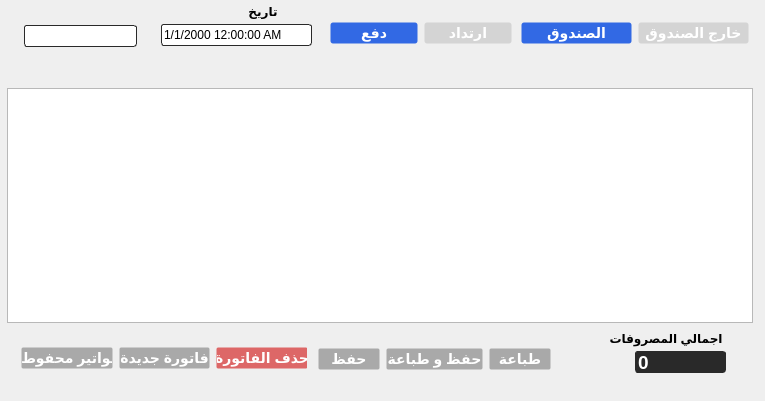
<?xml version="1.0" encoding="UTF-8"?>
<ui version="4.0">
 <class>expenses</class>
 <widget class="QWidget" name="expenses">
  <property name="geometry">
   <rect>
    <x>0</x>
    <y>0</y>
    <width>765</width>
    <height>401</height>
   </rect>
  </property>
  <property name="windowTitle">
   <string>Form</string>
  </property>
  <widget class="QLabel" name="label_23">
   <property name="geometry">
    <rect>
     <x>607</x>
     <y>327</y>
     <width>118</width>
     <height>23</height>
    </rect>
   </property>
   <property name="styleSheet">
    <string notr="true">    font: bold 12px;</string>
   </property>
   <property name="text">
    <string>اجمالي المصروفات</string>
   </property>
   <property name="alignment">
    <set>Qt::AlignCenter</set>
   </property>
  </widget>
  <widget class="QDateTimeEdit" name="dateTimeEdit">
   <property name="geometry">
    <rect>
     <x>161</x>
     <y>24</y>
     <width>151</width>
     <height>22</height>
    </rect>
   </property>
   <property name="styleSheet">
    <string notr="true">QDateTimeEdit{
  border-style: solid !important;
    border-width:1px !important;
    border-color: rgb( 41, 41, 41 ) !important;
    border-radius: 3px !important;
}

QDateTimeEdit::down-arrow:on { /* shift the arrow when popup is open */
    top: 1px;
    left: 1px;
}
QDateTimeEdit:on { /* shift the text when the popup opens */
    padding-top: 3px;
    padding-left: 4px;
}

QDateTimeEdit::down-arrow {
image: url(:/Rc/Img/Menu.png);

}

QDateTimeEdit::down-arrow:on {
    
	image: url(:/Rc/Img/Menu EXPAND.png);

}

QDateTimeEdit::drop-down {
    subcontrol-origin: padding;
    subcontrol-position: top right;
    width: 15px;
	
	background-color:transparent;

    border-top-right-radius: 3px; /* same radius as the QComboBox */
    border-bottom-right-radius: 3px;
}</string>
   </property>
   <property name="displayFormat">
    <string>M/d/yyyy h:mm:ss AP</string>
   </property>
   <property name="calendarPopup">
    <bool>true</bool>
   </property>
  </widget>
  <widget class="QPushButton" name="next_rec">
   <property name="geometry">
    <rect>
     <x>118</x>
     <y>26</y>
     <width>18</width>
     <height>10</height>
    </rect>
   </property>
   <property name="minimumSize">
    <size>
     <width>0</width>
     <height>0</height>
    </size>
   </property>
   <property name="maximumSize">
    <size>
     <width>564564</width>
     <height>564564</height>
    </size>
   </property>
   <property name="styleSheet">
    <string notr="true">QPushButton{border-width: 2px !important;
    border-radius: 5px !important;
background-image: url(:/Rc/Img/Up.png);
}    

QPushButton:hover {
background-image: url(:/Rc/Img/Up HOVER.png);
}
QPushButton:pressed {
background-image: url(:/Rc/Img/Up CLICK.png);
}

</string>
   </property>
   <property name="text">
    <string/>
   </property>
   <property name="icon">
    <iconset>
     <normaloff>:/img/Img/Up.png</normaloff>:/img/Img/Up.png</iconset>
   </property>
  </widget>
  <widget class="QPushButton" name="back_rec">
   <property name="geometry">
    <rect>
     <x>118</x>
     <y>36</y>
     <width>18</width>
     <height>10</height>
    </rect>
   </property>
   <property name="minimumSize">
    <size>
     <width>0</width>
     <height>0</height>
    </size>
   </property>
   <property name="maximumSize">
    <size>
     <width>123123</width>
     <height>16777215</height>
    </size>
   </property>
   <property name="styleSheet">
    <string notr="true">QPushButton{border-width: 2px !important;
    border-radius: 5px !important;
background-image: url(:/Rc/Img/Down.png);
}    

QPushButton:hover {
background-image: url(:/Rc/Img/Down HOVER.png);
}
QPushButton:pressed {
background-image: url(:/Rc/Img/Down CLICK.png);
}

</string>
   </property>
   <property name="text">
    <string/>
   </property>
   <property name="icon">
    <iconset>
     <normaloff>:/img/Img/Down.png</normaloff>:/img/Img/Down.png</iconset>
   </property>
  </widget>
  <widget class="QLineEdit" name="total_after">
   <property name="geometry">
    <rect>
     <x>635</x>
     <y>351</y>
     <width>91</width>
     <height>22</height>
    </rect>
   </property>
   <property name="minimumSize">
    <size>
     <width>0</width>
     <height>0</height>
    </size>
   </property>
   <property name="styleSheet">
    <string notr="true">border-style: solid !important;
    border-width: 1px !important;
    border-color: rgb( 41, 41, 41 ) !important;
    border-radius: 3px !important;
background-color: #292929;
    color: #ffffff;
    font: bold 19px;</string>
   </property>
   <property name="text">
    <string>0</string>
   </property>
   <property name="readOnly">
    <bool>true</bool>
   </property>
  </widget>
  <widget class="QLineEdit" name="rec_no">
   <property name="geometry">
    <rect>
     <x>24</x>
     <y>25</y>
     <width>113</width>
     <height>22</height>
    </rect>
   </property>
   <property name="styleSheet">
    <string notr="true">border-style: solid !important;
    border-width: 1px !important;
    border-color: rgb( 41, 41, 41 ) !important;
    border-radius: 3px !important;</string>
   </property>
   <property name="readOnly">
    <bool>true</bool>
   </property>
  </widget>
  <widget class="QLabel" name="label_18">
   <property name="geometry">
    <rect>
     <x>162</x>
     <y>1</y>
     <width>202</width>
     <height>21</height>
    </rect>
   </property>
   <property name="styleSheet">
    <string notr="true">    font: bold 12px;</string>
   </property>
   <property name="text">
    <string>تاريخ</string>
   </property>
   <property name="alignment">
    <set>Qt::AlignCenter</set>
   </property>
  </widget>
  <widget class="QWidget" name="layoutWidget_2">
   <property name="geometry">
    <rect>
     <x>21</x>
     <y>342</y>
     <width>286</width>
     <height>33</height>
    </rect>
   </property>
   <layout class="QHBoxLayout" name="horizontalLayout_5">
    <item>
     <widget class="QPushButton" name="saved">
      <property name="minimumSize">
       <size>
        <width>0</width>
        <height>22</height>
       </size>
      </property>
      <property name="styleSheet">
       <string notr="true">QPushButton {
  	background-color: #a9a9a9;
    border-style: hidden;
	border-width:1px;
    border-radius: 2px;
    font: bold 14px;
    color: #ffffff; 
}
QPushButton:pressed {
background-color: #3269e4;
}</string>
      </property>
      <property name="text">
       <string>فواتير محفوطة</string>
      </property>
     </widget>
    </item>
    <item>
     <widget class="QPushButton" name="pushButton_4">
      <property name="minimumSize">
       <size>
        <width>0</width>
        <height>22</height>
       </size>
      </property>
      <property name="styleSheet">
       <string notr="true">QPushButton {
  	background-color: #a9a9a9;
    border-style: hidden;
	border-width:1px;
    border-radius: 2px;
    font: bold 14px;
    color: #ffffff; 
}
QPushButton:pressed {
background-color: #3269e4;
}</string>
      </property>
      <property name="text">
       <string>فاتورة جديدة</string>
      </property>
     </widget>
    </item>
    <item>
     <widget class="QPushButton" name="delete_rec">
      <property name="minimumSize">
       <size>
        <width>0</width>
        <height>22</height>
       </size>
      </property>
      <property name="styleSheet">
       <string notr="true">QPushButton {
  	background-color: #dd6767;
    border-style: hidden;
	border-width:1px;
    border-radius: 2px;
    font: bold 14px;
    color: #ffffff; 
}
QPushButton:pressed {
background-color: #3269e4;
}</string>
      </property>
      <property name="text">
       <string>حذف الفاتورة</string>
      </property>
     </widget>
    </item>
   </layout>
  </widget>
  <widget class="QWidget" name="layoutWidget">
   <property name="geometry">
    <rect>
     <x>330</x>
     <y>21</y>
     <width>182</width>
     <height>24</height>
    </rect>
   </property>
   <layout class="QHBoxLayout" name="horizontalLayout">
    <item>
     <widget class="QPushButton" name="out">
      <property name="minimumSize">
       <size>
        <width>0</width>
        <height>22</height>
       </size>
      </property>
      <property name="styleSheet">
       <string notr="true">QPushButton {
  	background-color: #d4d4d4;
    border-style: hidden;
	border-width: 1px;
    border-radius: 3px;
    font: bold 14px;
    color: #ffffff;
 
}

QPushButton:checked {
background-color: #3269e4;
}</string>
      </property>
      <property name="text">
       <string>دفع</string>
      </property>
      <property name="checkable">
       <bool>true</bool>
      </property>
      <property name="checked">
       <bool>true</bool>
      </property>
      <property name="autoExclusive">
       <bool>true</bool>
      </property>
     </widget>
    </item>
    <item>
     <widget class="QPushButton" name="in">
      <property name="minimumSize">
       <size>
        <width>0</width>
        <height>22</height>
       </size>
      </property>
      <property name="styleSheet">
       <string notr="true">QPushButton {
  	background-color: #d4d4d4;
    border-style: hidden;
	border-width: 1px;
    border-radius: 3px;
    font: bold 14px;
    color: #ffffff;
 
}

QPushButton:checked {
background-color: #3269e4;
}</string>
      </property>
      <property name="text">
       <string>ارتداد</string>
      </property>
      <property name="checkable">
       <bool>true</bool>
      </property>
      <property name="autoExclusive">
       <bool>true</bool>
      </property>
     </widget>
    </item>
   </layout>
  </widget>
  <widget class="QWidget" name="layoutWidget_3">
   <property name="geometry">
    <rect>
     <x>318</x>
     <y>342</y>
     <width>233</width>
     <height>35</height>
    </rect>
   </property>
   <layout class="QHBoxLayout" name="horizontalLayout_4">
    <item>
     <widget class="QPushButton" name="save">
      <property name="minimumSize">
       <size>
        <width>0</width>
        <height>22</height>
       </size>
      </property>
      <property name="styleSheet">
       <string notr="true">QPushButton {
  	background-color: #a9a9a9;
    border-style: hidden;
	border-width:1px;
    border-radius: 2px;
    font: bold 14px;
    color: #ffffff; 
}
QPushButton:pressed {
background-color: #3269e4;
}</string>
      </property>
      <property name="text">
       <string>حفظ</string>
      </property>
     </widget>
    </item>
    <item>
     <widget class="QPushButton" name="pushButton_5">
      <property name="enabled">
       <bool>true</bool>
      </property>
      <property name="minimumSize">
       <size>
        <width>0</width>
        <height>22</height>
       </size>
      </property>
      <property name="styleSheet">
       <string notr="true">QPushButton {
  	background-color: #a9a9a9;
    border-style: hidden;
	border-width:1px;
    border-radius: 2px;
    font: bold 14px;
    color: #ffffff; 
}
QPushButton:pressed {
background-color: #3269e4;
}</string>
      </property>
      <property name="text">
       <string>حفظ و طباعة</string>
      </property>
     </widget>
    </item>
    <item>
     <widget class="QPushButton" name="pushButton_6">
      <property name="enabled">
       <bool>false</bool>
      </property>
      <property name="minimumSize">
       <size>
        <width>0</width>
        <height>22</height>
       </size>
      </property>
      <property name="styleSheet">
       <string notr="true">QPushButton {
  	background-color: #a9a9a9;
    border-style: hidden;
	border-width:1px;
    border-radius: 2px;
    font: bold 14px;
    color: #ffffff; 
}
QPushButton:pressed {
background-color: #3269e4;
}</string>
      </property>
      <property name="text">
       <string>طباعة</string>
      </property>
     </widget>
    </item>
   </layout>
  </widget>
  <widget class="QTableWidget" name="tableWidget">
   <property name="geometry">
    <rect>
     <x>7</x>
     <y>88</y>
     <width>746</width>
     <height>235</height>
    </rect>
   </property>
   <property name="selectionMode">
    <enum>QAbstractItemView::SingleSelection</enum>
   </property>
   <property name="cornerButtonEnabled">
    <bool>true</bool>
   </property>
   <property name="rowCount">
    <number>0</number>
   </property>
   <property name="columnCount">
    <number>5</number>
   </property>
   <attribute name="verticalHeaderVisible">
    <bool>false</bool>
   </attribute>
   <column/>
   <column/>
   <column/>
   <column/>
   <column/>
  </widget>
  <widget class="QTableView" name="tableView">
   <property name="geometry">
    <rect>
     <x>7</x>
     <y>88</y>
     <width>746</width>
     <height>235</height>
    </rect>
   </property>
  </widget>
  <widget class="QWidget" name="layoutWidget_4">
   <property name="geometry">
    <rect>
     <x>521</x>
     <y>21</y>
     <width>228</width>
     <height>24</height>
    </rect>
   </property>
   <layout class="QHBoxLayout" name="horizontalLayout_2">
    <item>
     <widget class="QPushButton" name="new_expense">
      <property name="minimumSize">
       <size>
        <width>0</width>
        <height>22</height>
       </size>
      </property>
      <property name="styleSheet">
       <string notr="true">QPushButton {
  	background-color: #d4d4d4;
    border-style: hidden;
	border-width: 1px;
    border-radius: 3px;
    font: bold 14px;
    color: #ffffff;
 
}

QPushButton:checked {
background-color: #3269e4;
}</string>
      </property>
      <property name="text">
       <string>الصندوق</string>
      </property>
      <property name="checkable">
       <bool>true</bool>
      </property>
      <property name="checked">
       <bool>true</bool>
      </property>
      <property name="autoExclusive">
       <bool>true</bool>
      </property>
     </widget>
    </item>
    <item>
     <widget class="QPushButton" name="old_expense">
      <property name="minimumSize">
       <size>
        <width>0</width>
        <height>22</height>
       </size>
      </property>
      <property name="styleSheet">
       <string notr="true">QPushButton {
  	background-color: #d4d4d4;
    border-style: hidden;
	border-width: 1px;
    border-radius: 3px;
    font: bold 14px;
    color: #ffffff;
 
}

QPushButton:checked {
background-color: #3269e4;
}</string>
      </property>
      <property name="text">
       <string>خارج الصندوق</string>
      </property>
      <property name="checkable">
       <bool>true</bool>
      </property>
      <property name="autoExclusive">
       <bool>true</bool>
      </property>
     </widget>
    </item>
   </layout>
  </widget>
  <zorder>rec_no</zorder>
  <zorder>label_23</zorder>
  <zorder>dateTimeEdit</zorder>
  <zorder>next_rec</zorder>
  <zorder>back_rec</zorder>
  <zorder>total_after</zorder>
  <zorder>label_18</zorder>
  <zorder>layoutWidget_2</zorder>
  <zorder>layoutWidget</zorder>
  <zorder>layoutWidget_3</zorder>
  <zorder>tableWidget</zorder>
  <zorder>tableView</zorder>
  <zorder>layoutWidget_4</zorder>
 </widget>
 <resources/>
 <connections/>
</ui>
